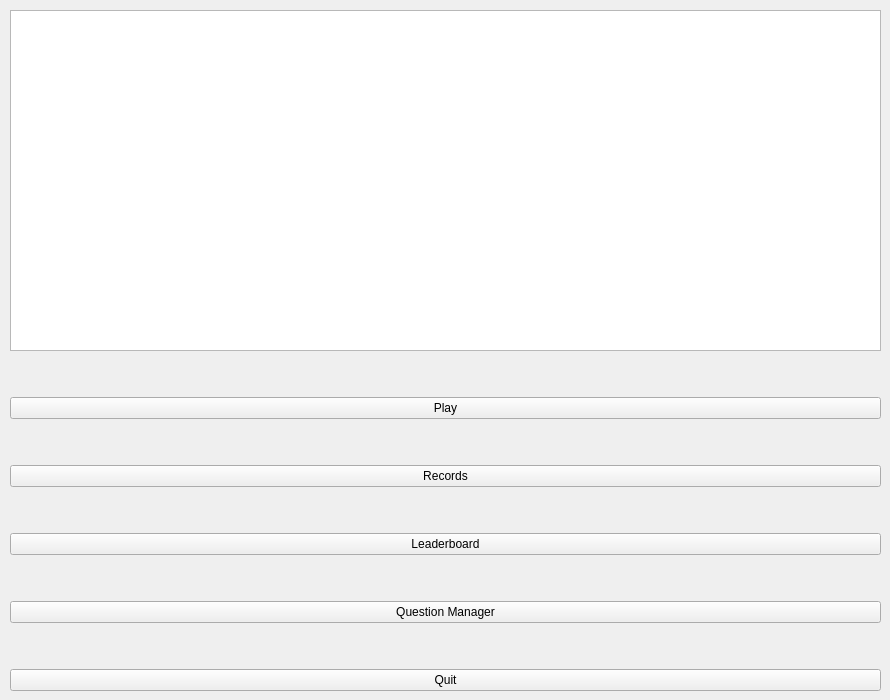
    <widget class="QWidget" name="page_5">
     <widget class="QWidget" name="verticalLayoutWidget_5">
      <property name="geometry">
       <rect>
        <x>10</x>
        <y>10</y>
        <width>871</width>
        <height>681</height>
       </rect>
      </property>
      <layout class="QVBoxLayout" name="verticalLayout_5">
       <item>
        <widget class="QGraphicsView" name="graphicsView_3"/>
       </item>
       <item>
        <spacer name="verticalSpacer_14">
         <property name="orientation">
          <enum>Qt::Vertical</enum>
         </property>
         <property name="sizeType">
          <enum>QSizePolicy::Minimum</enum>
         </property>
         <property name="sizeHint" stdset="0">
          <size>
           <width>20</width>
           <height>40</height>
          </size>
         </property>
        </spacer>
       </item>
       <item>
        <widget class="QPushButton" name="pushButton_12">
         <property name="text">
          <string>Play</string>
         </property>
        </widget>
       </item>
       <item>
        <spacer name="verticalSpacer_15">
         <property name="orientation">
          <enum>Qt::Vertical</enum>
         </property>
         <property name="sizeType">
          <enum>QSizePolicy::Minimum</enum>
         </property>
         <property name="sizeHint" stdset="0">
          <size>
           <width>20</width>
           <height>40</height>
          </size>
         </property>
        </spacer>
       </item>
       <item>
        <widget class="QPushButton" name="pushButton_13">
         <property name="text">
          <string>Records</string>
         </property>
        </widget>
       </item>
       <item>
        <spacer name="verticalSpacer_16">
         <property name="orientation">
          <enum>Qt::Vertical</enum>
         </property>
         <property name="sizeType">
          <enum>QSizePolicy::Minimum</enum>
         </property>
         <property name="sizeHint" stdset="0">
          <size>
           <width>20</width>
           <height>40</height>
          </size>
         </property>
        </spacer>
       </item>
       <item>
        <widget class="QPushButton" name="pushButton_14">
         <property name="text">
          <string>Leaderboard</string>
         </property>
        </widget>
       </item>
       <item>
        <spacer name="verticalSpacer_17">
         <property name="orientation">
          <enum>Qt::Vertical</enum>
         </property>
         <property name="sizeType">
          <enum>QSizePolicy::Minimum</enum>
         </property>
         <property name="sizeHint" stdset="0">
          <size>
           <width>20</width>
           <height>40</height>
          </size>
         </property>
        </spacer>
       </item>
       <item>
        <widget class="QPushButton" name="pushButton_15">
         <property name="text">
          <string>Question Manager</string>
         </property>
        </widget>
       </item>
       <item>
        <spacer name="verticalSpacer_18">
         <property name="orientation">
          <enum>Qt::Vertical</enum>
         </property>
         <property name="sizeType">
          <enum>QSizePolicy::Minimum</enum>
         </property>
         <property name="sizeHint" stdset="0">
          <size>
           <width>20</width>
           <height>40</height>
          </size>
         </property>
        </spacer>
       </item>
       <item>
        <widget class="QPushButton" name="pushButton_16">
         <property name="text">
          <string>Quit</string>
         </property>
        </widget>
       </item>
      </layout>
     </widget>
    </widget>
